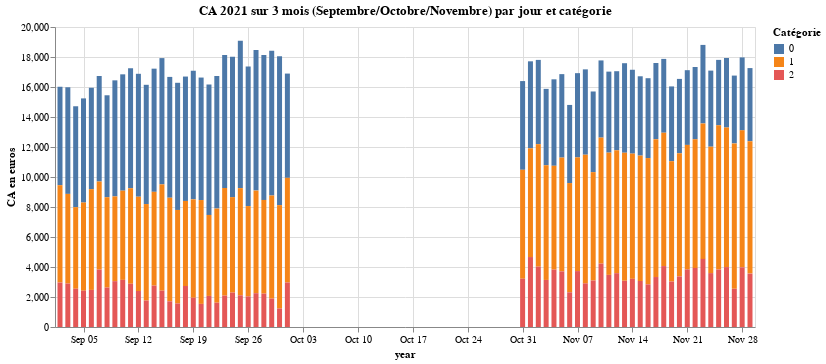

The cell this chart's notebook holds for it:
### Code cell
debut_date = '2021-09-01'
fin_date = '2021-11-30'
df12 = final_file.query('dates > @debut_date and dates < @fin_date')
top = df12.groupby(['dates', 'categ'], as_index=False)['price'].sum()

alt.Chart(top).mark_bar().encode(
    x=alt.X('dates', axis=alt.Axis(title='year')),
    y=alt.Y('price', axis=alt.Axis(title='CA en euros')),
    color=alt.Color('categ:N', title='Catégorie')
).properties(title="CA 2021 sur 3 mois (Septembre/Octobre/Novembre) par jour et catégorie", width=700)

### Figure 1 — Vega-Lite specification as saved in the notebook (floating-point values rounded to 4 significant figures; data arrays with more than 128 entries replaced by an {"elided": "..."} marker saying what was removed)
{"config": {"view": {"continuousWidth": 400, "continuousHeight": 300}}, "data": {"name": "data-026436dfc3a8979db1e888632fd8e015"}, "mark": "bar", "encoding": {"color": {"field": "categ", "title": "Catégorie", "type": "nominal"}, "x": {"axis": {"title": "year"}, "field": "dates", "type": "temporal"}, "y": {"axis": {"title": "CA en euros"}, "field": "price", "type": "quantitative"}}, "title": "CA 2021 sur 3 mois (Septembre/Octobre/Novembre) par jour et catégorie", "width": 700, "$schema": "https://vega.github.io/schema/vega-lite/v4.17.0.json", "datasets": {"data-026436dfc3a8979db1e888632fd8e015": {"elided": "180 records"}}}
